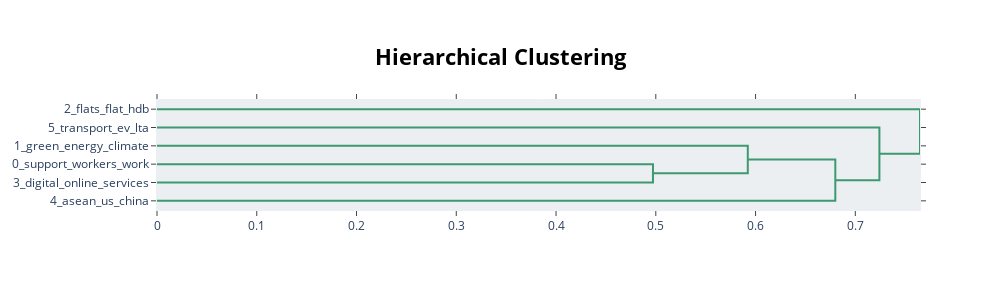

Notebook code for this chart:
### Code cell
enhanced_BERT.visualize_hierarchy()

### Figure 1 — Plotly figure (JSON) as saved in the notebook; plotly's stock layout.template omitted (floating-point values rounded to 4 significant figures)
{"data": [{"hoverinfo": "text", "marker": {"color": "rgb(61,153,112)"}, "mode": "lines", "type": "scatter", "x": [0, 0.4972, 0.4972, 0], "xaxis": "x", "y": [-35, -35, -45, -45], "yaxis": "y"}, {"hoverinfo": "text", "marker": {"color": "rgb(61,153,112)"}, "mode": "lines", "type": "scatter", "x": [0, 0.5922, 0.5922, 0.4972], "xaxis": "x", "y": [-25, -25, -40, -40], "yaxis": "y"}, {"hoverinfo": "text", "marker": {"color": "rgb(61,153,112)"}, "mode": "lines", "type": "scatter", "x": [0.5922, 0.68, 0.68, 0], "xaxis": "x", "y": [-32.5, -32.5, -55, -55], "yaxis": "y"}, {"hoverinfo": "text", "marker": {"color": "rgb(61,153,112)"}, "mode": "lines", "type": "scatter", "x": [0, 0.7242, 0.7242, 0.68], "xaxis": "x", "y": [-15, -15, -43.75, -43.75], "yaxis": "y"}, {"hoverinfo": "text", "marker": {"color": "rgb(61,153,112)"}, "mode": "lines", "type": "scatter", "x": [0, 0.7648, 0.7648, 0.7242], "xaxis": "x", "y": [-5, -5, -29.38, -29.38], "yaxis": "y"}], "layout": {"autosize": false, "height": 290, "hoverlabel": {"bgcolor": "white", "font": {"family": "Rockwell", "size": 16}}, "hovermode": "closest", "plot_bgcolor": "#ECEFF1", "showlegend": false, "title": {"font": {"color": "Black", "size": 22}, "text": "<b>Hierarchical Clustering</b>", "x": 0.5, "xanchor": "center", "yanchor": "top"}, "width": 1000, "xaxis": {"mirror": "allticks", "rangemode": "tozero", "showgrid": false, "showline": true, "showticklabels": true, "ticks": "outside", "type": "linear", "zeroline": false}, "yaxis": {"mirror": "allticks", "range": [-60, 0], "rangemode": "tozero", "showgrid": false, "showline": true, "showticklabels": true, "tickmode": "array", "ticks": "outside", "ticktext": ["2_flats_flat_hdb", "5_transport_ev_lta", "1_green_energy_climate", "0_support_workers_work", "3_digital_online_services", "4_asean_us_china"], "tickvals": [-5, -15, -25, -35, -45, -55], "type": "linear", "zeroline": false}}}
